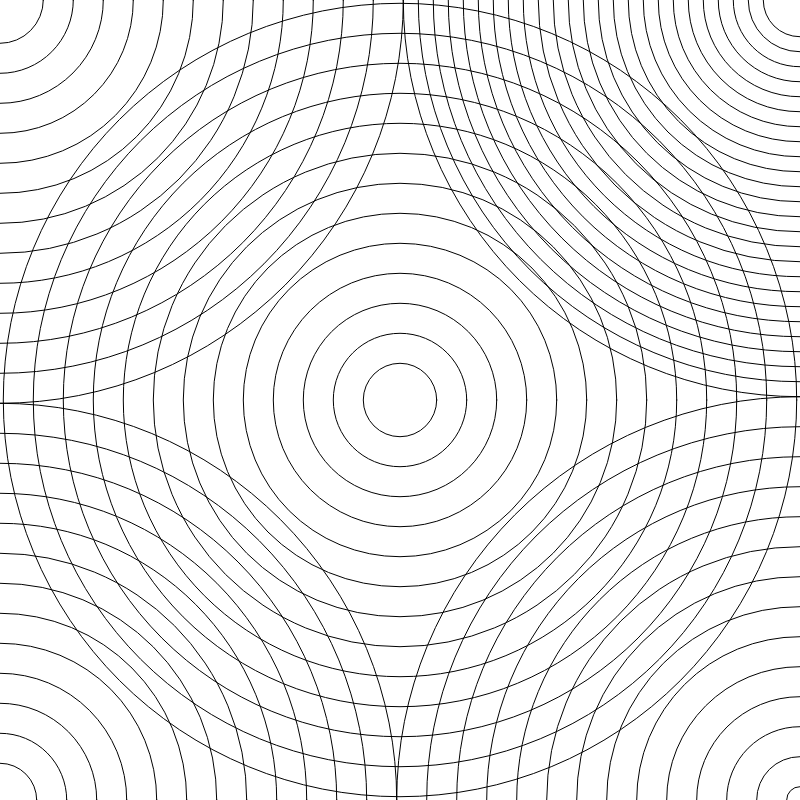
Frame 1 (no input)
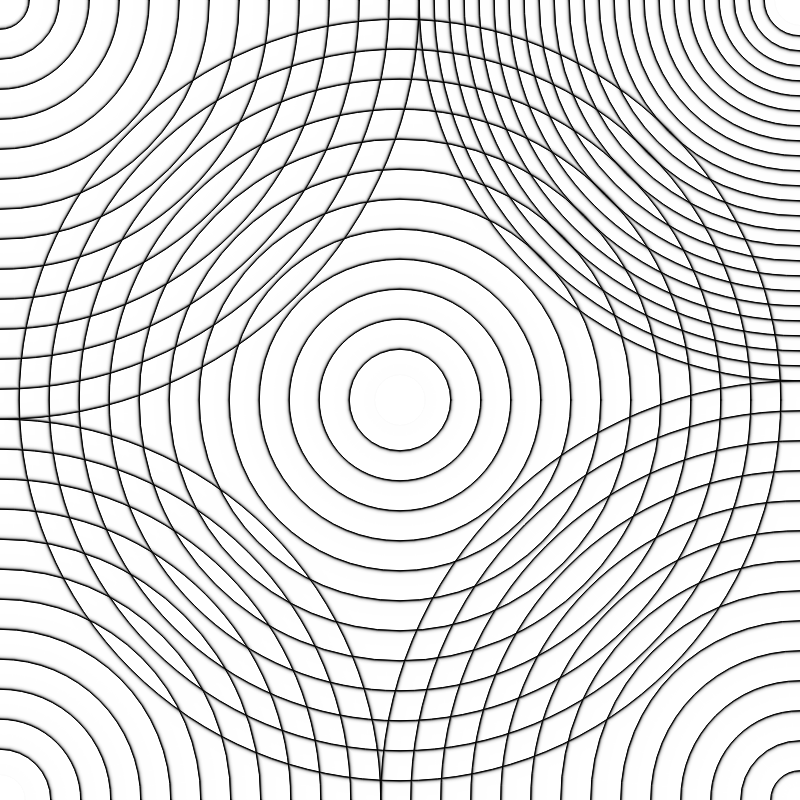
Frame 60 (no input)
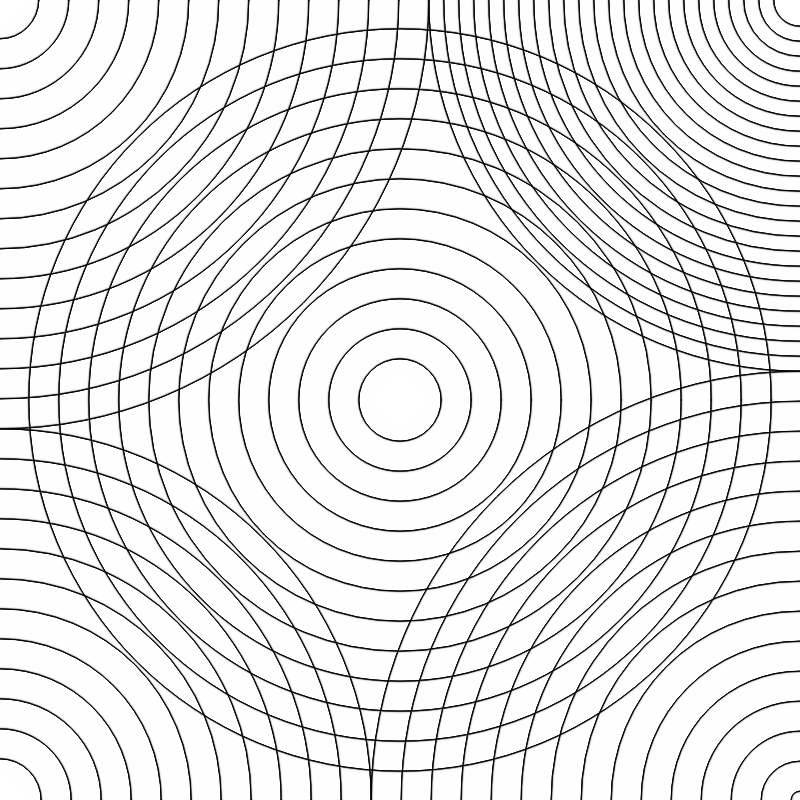
Frame 120 (the mouse pressed at the canvas centre since frame 60)

The p5.js sketch that drew these frames (run headless with seeded random() and noise() and a simulated clock; from frame 60 on, the mouse is pressed at the canvas centre):

// p5.js sketch
// ── sketch.js
function setup() {
  createCanvas(800, 800);
  noFill();
}
var t = 0.1;
function draw() {
  background(255,50);


  var posX = width/2;
  var posY = height/2;
  var tailleInitiale = 800;
  t += 0.01;
  //var ecart = 80+int((sin(t)*50)*cos(millis()/100));
  var ecart = 60;
/*
  for (var taille = tailleInitiale; taille > 50; taille -= ecart) {
    ellipse(posX,posY, taille, taille);

  }
*/
  for (var taille = tailleInitiale-sin(t)*ecart; taille > 50; taille -= ecart) {
    //ellipse(posX+cos(t)*40,posY-sin(t)*40, taille, taille);
    ellipse(posX,posY, taille, taille);

  }
  posX = 0;
  posY = 0;
  for (var taille = tailleInitiale+sin(t)*ecart; taille > 50; taille -= ecart) {
    ellipse(posX,posY, taille, taille);

  }
  posX = width;
  posY= 0;
  for (var taille = tailleInitiale-sin(t)*ecart; taille > 50; taille -= ecart/2) {
    ellipse(posX,posY, taille, taille);

  }
  posX = 0;
  posY = height;
  for (var taille = tailleInitiale-sin(t)*ecart; taille > 50; taille -= ecart) {
    ellipse(posX,posY, taille, taille);

  }

  posX = width;
  posY = height;
  for (var taille = tailleInitiale+sin(t)*ecart; taille > 0; taille -= ecart) {
    ellipse(posX,posY, taille, taille);

  }

}
